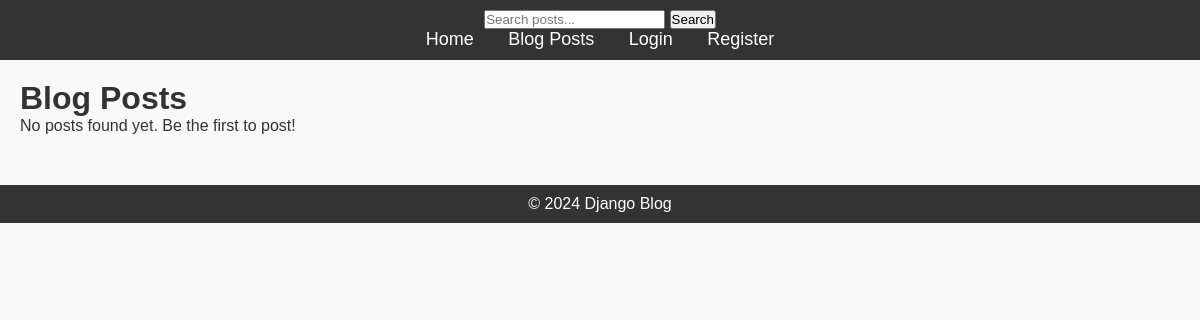
/blog/, run on an earlier commit of the app's database.
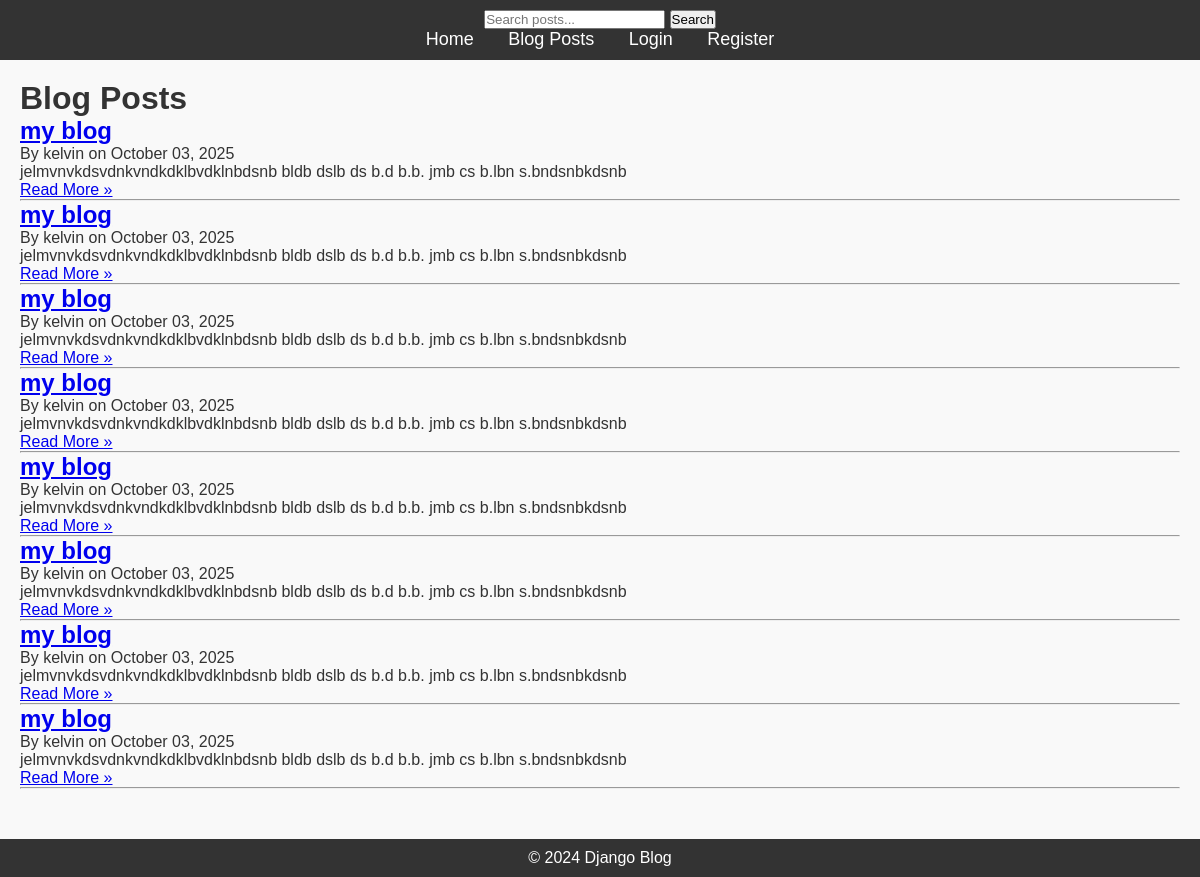
And on a later commit of the database.
### blog/models.py (models this page shows, shortened)
class Post(models.Model):
    title = models.CharField(max_length=200)
    content = models.TextField()
    author = models.ForeignKey(User, on_delete=models.CASCADE)
    published_date = models.DateTimeField(auto_now_add=True)
    tags = TaggableManager()

### blog/views.py (the view)
# urls.py: path('', PostListView.as_view(), name='home'),
class PostListView(ListView):
    model = Post
    template_name = 'blog/post_list.html'
    context_object_name = 'posts'
    ordering = ['-published_date']

### blog/templates/blog/post_list.html (shortened to what this page needs)
{% extends "blog/base.html" %}
{% block content %}
    <h1>Blog Posts</h1>
    {% for post in posts %}
        <article class="post-entry">
            <h2><a href="{% url 'post-detail' pk=post.pk %}">{{ post.title }}</a></h2>
            <p class="post-meta">By {{ post.author.username }} on {{ post.published_date|date:"F d, Y" }}</p>
            <p>{{ post.content|truncatewords:50 }}</p>
            <a href="{% url 'post-detail' pk=post.pk %}">Read More &raquo;</a>
        </article>
        <hr>
    {% empty %}
        <p>No posts found yet. Be the first to post!</p>
    {% endfor %}
{% endblock %}

### blog/templates/blog/base.html (shortened to what this page needs)
{% load static %}
<!DOCTYPE html>
<html lang="en">
<head>
    <link rel="stylesheet" href="{% static 'css/styles.css' %}">
</head>
<body>
    <header>
        <nav>
            <form method="get" action="{% url 'post-search' %}" class="search-form">
            <input type="text" name="q" placeholder="Search posts..." value="{{ request.GET.q }}">
            <button type="submit">Search</button>
            </form>
            <ul>
                <li><a href="{% url 'home' %}">Home</a></li>
                <li><a href="{% url 'home' %}">Blog Posts</a></li>
                {% if user.is_authenticated %}
                    <li><a href="{% url 'profile' %}">Profile</a></li>
                    <li><a href="{% url 'logout' %}">Logout</a></li>
                {% else %}
                    <li><a href="{% url 'login' %}">Login</a></li>
                    <li><a href="{% url 'register' %}">Register</a></li>
                {% endif %}
            </ul>
        </nav>
    </header>
    <div class="content">
        {% block content %}
        {% endblock %}
    </div>
    <footer>
        <p>&copy; 2024 Django Blog</p>
    </footer>
</body>
</html>

### blog/static/css/styles.css (style rules this page uses)
* { margin: 0; padding: 0; box-sizing: border-box; }
body { font-family: Arial, sans-serif; background-color: #f9f9f9; color: #333; }
header { background-color: #333; padding: 10px; text-align: center; }
header nav ul { list-style-type: none; }
header nav ul li { display: inline; margin: 0 15px; }
header nav ul li a { color: white; text-decoration: none; font-size: 18px; }
.content { margin: 20px; }
footer { text-align: center; margin-top: 50px; padding: 10px; background-color: #333; color: white; }

What changed in the data, as far as the page shows it:
added Post: title "my blog", author.username "kelvin", published_date "October 03, 2025", content "jelmvnvkdsvdnkvndkdklbvdklnbdsnb bldb dslb ds b.d b.b. jmb cs b.lbn s.bndsnbkdsnb"
added Post: title "my blog", author.username "kelvin", published_date "October 03, 2025", content "jelmvnvkdsvdnkvndkdklbvdklnbdsnb bldb dslb ds b.d b.b. jmb cs b.lbn s.bndsnbkdsnb"
added Post: title "my blog", author.username "kelvin", published_date "October 03, 2025", content "jelmvnvkdsvdnkvndkdklbvdklnbdsnb bldb dslb ds b.d b.b. jmb cs b.lbn s.bndsnbkdsnb"
added Post: title "my blog", author.username "kelvin", published_date "October 03, 2025", content "jelmvnvkdsvdnkvndkdklbvdklnbdsnb bldb dslb ds b.d b.b. jmb cs b.lbn s.bndsnbkdsnb"
added Post: title "my blog", author.username "kelvin", published_date "October 03, 2025", content "jelmvnvkdsvdnkvndkdklbvdklnbdsnb bldb dslb ds b.d b.b. jmb cs b.lbn s.bndsnbkdsnb"
added Post: title "my blog", author.username "kelvin", published_date "October 03, 2025", content "jelmvnvkdsvdnkvndkdklbvdklnbdsnb bldb dslb ds b.d b.b. jmb cs b.lbn s.bndsnbkdsnb"
added Post: title "my blog", author.username "kelvin", published_date "October 03, 2025", content "jelmvnvkdsvdnkvndkdklbvdklnbdsnb bldb dslb ds b.d b.b. jmb cs b.lbn s.bndsnbkdsnb"
added Post: title "my blog", author.username "kelvin", published_date "October 03, 2025", content "jelmvnvkdsvdnkvndkdklbvdklnbdsnb bldb dslb ds b.d b.b. jmb cs b.lbn s.bndsnbkdsnb"
Also different on the page:
text no longer shown: "No posts found yet. Be the first to post!"
